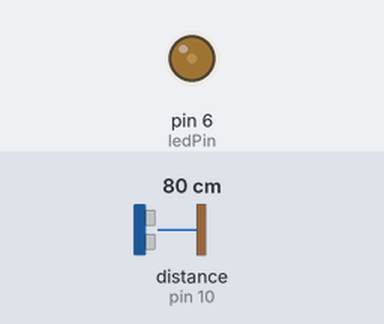
The sketch below on a simulated Arduino Uno, built with avr-gcc and run on an emulated ATmega328P. On the bench: output pins drawn as LEDs (lit = HIGH). Wiring (inferred from the names in the program): ultrasonic range finder: trigger pin 9; echo pin 10. Inputs (shaded band) come from the test bench; at power-on: distance to the obstacle (sensor on pin 10) 80 cm. The echo pulse lasts 58.3 µs per cm; pins used as bus, display or sensor lines are not drawn.

Above: at 1.2 s.
1.3 s: distance to the obstacle (sensor on pin 10) set to 55 cm
2.8 s: distance to the obstacle (sensor on pin 10) set to 48 cm
At 3.8 s:
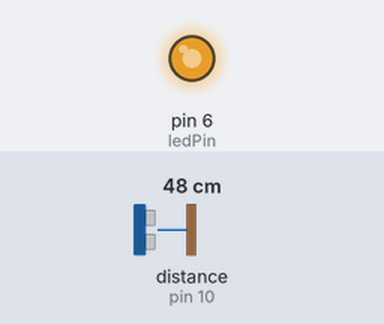
Timing chart, 0 to 5.8 s (numbered marks = the images above; inputs shaded):
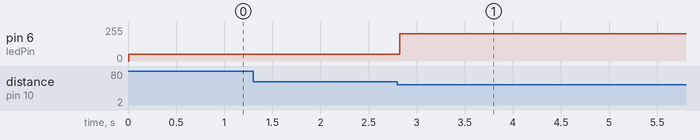

Measured:
- the behaviour switches between 51 and 50 cm on distance to the obstacle (sensor on pin 10) (found by bisection; images 0 and 1)
- after the input at 1.3 s, every drawn part: stays the same
- after the input at 2.8 s, pin 6 (ledPin): 51/255 → 204/255 at once

The sketch:

dynamic_street_lightening.ino
```cpp
// Pin Definitions
const int trigPin = 9;
const int echoPin = 10;
const int ledPin = 6; // Must be a PWM pin

// Constants
const int DIM_LEVEL = 51;  // 20% of 255 (Max PWM)
const int BRIGHT_LEVEL = 204; // 80% of 255
const int DETECTION_DISTANCE = 50; // Distance in cm to trigger lights

void setup() {
  pinMode(trigPin, OUTPUT);
  pinMode(echoPin, INPUT);
  pinMode(ledPin, OUTPUT);
  Serial.begin(9600);
}

void loop() {
  long duration;
  int distance;

  // Clear the trigPin
  digitalWrite(trigPin, LOW);
  delayMicroseconds(2);

  // Trigger the sensor
  digitalWrite(trigPin, HIGH);
  delayMicroseconds(10);
  digitalWrite(trigPin, LOW);

  // Read the echo
  duration = pulseIn(echoPin, HIGH);
  distance = duration * 0.034 / 2;

  // Logic for Light Intensity
  if (distance > 0 && distance < DETECTION_DISTANCE) {
    // Vehicle detected
    analogWrite(ledPin, BRIGHT_LEVEL);
    delay(5000); // Keep lights bright for 5 seconds
  } else {
    // Idle state
    analogWrite(ledPin, DIM_LEVEL);
  }

  delay(100);
}
```
